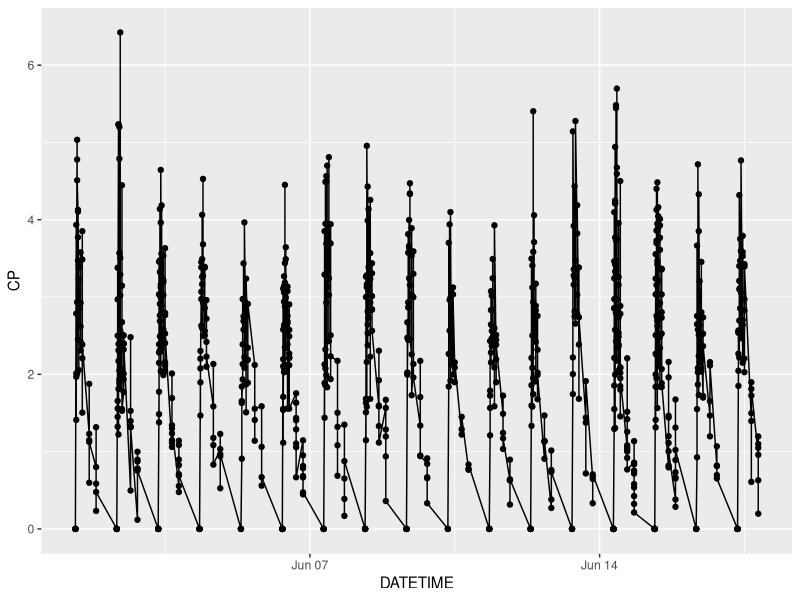
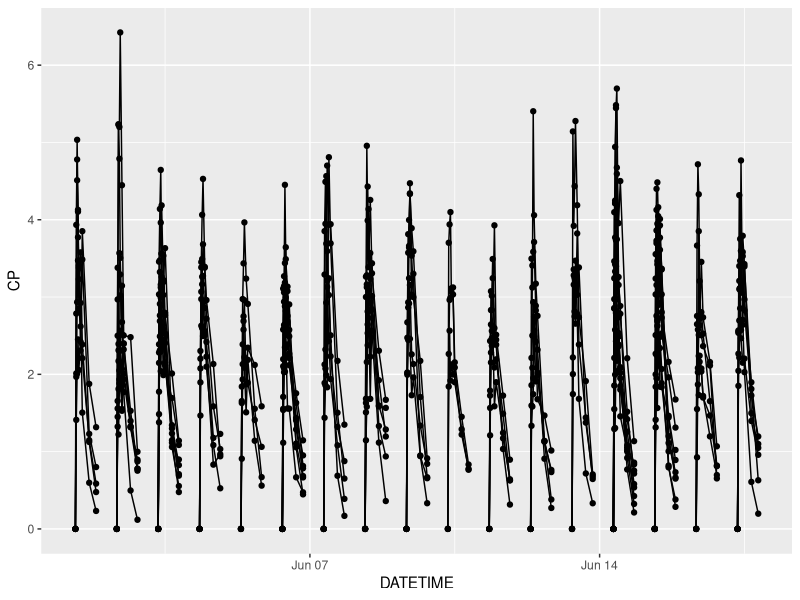
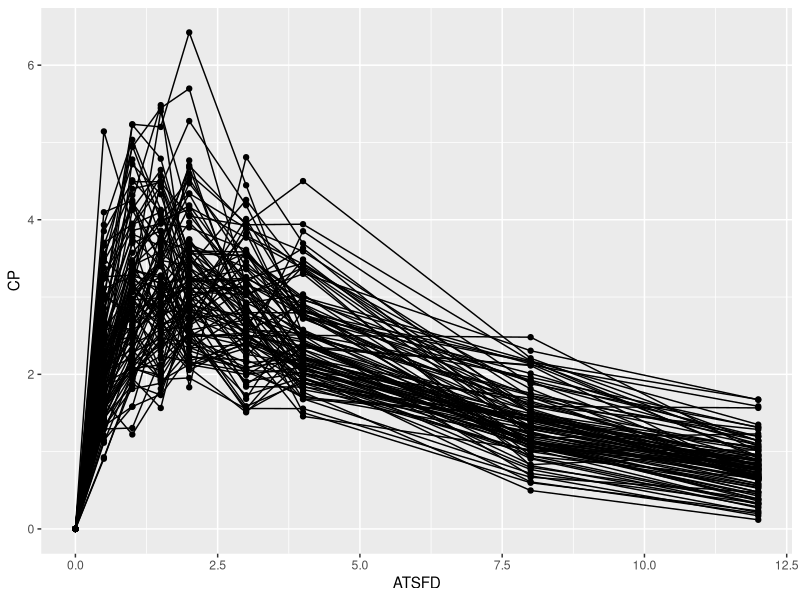
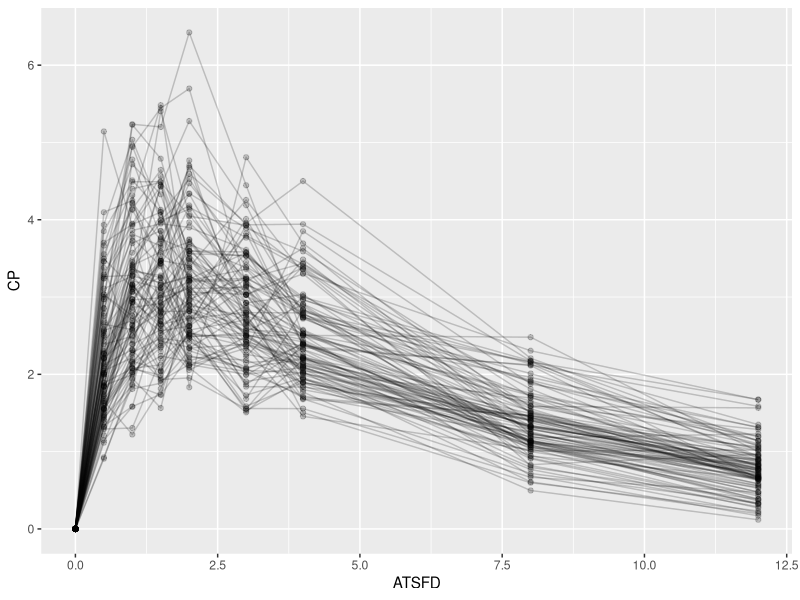
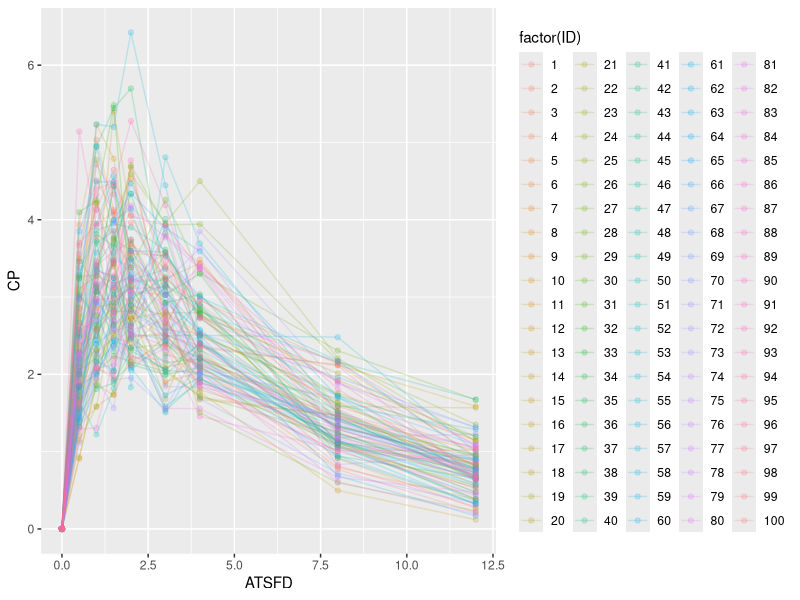
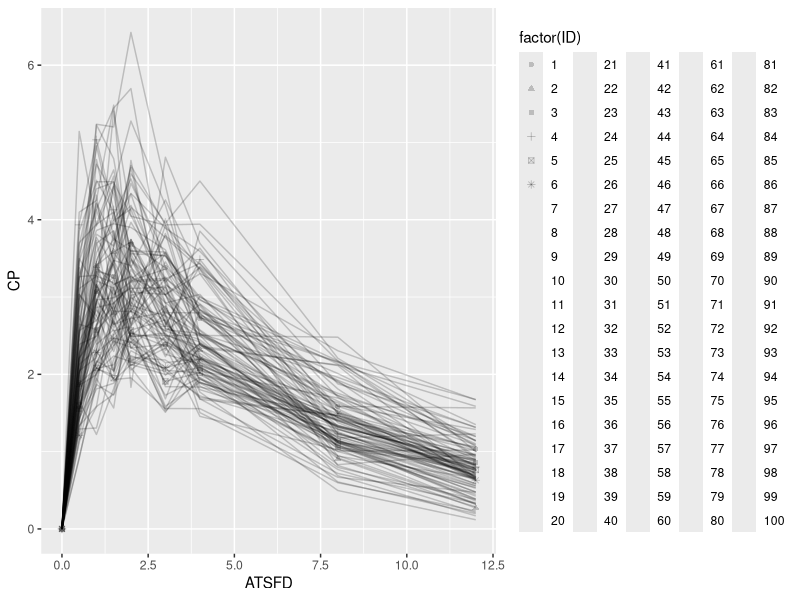
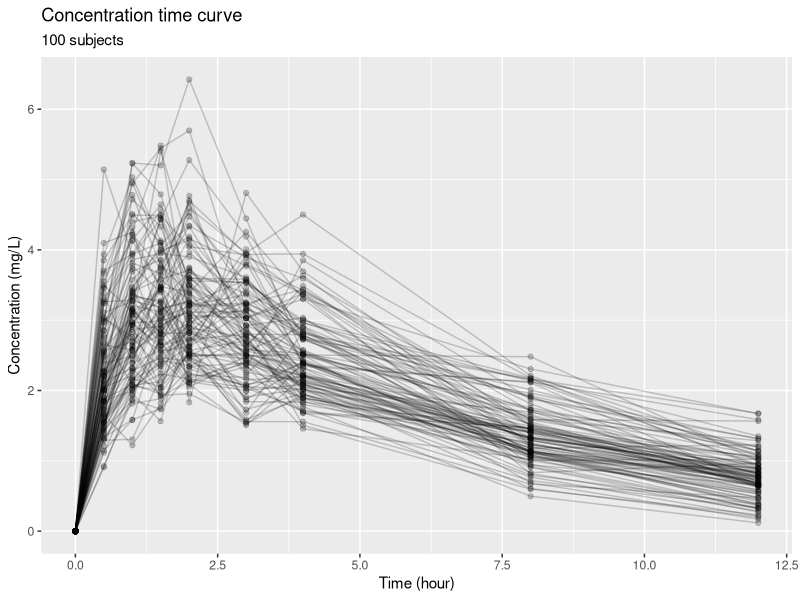
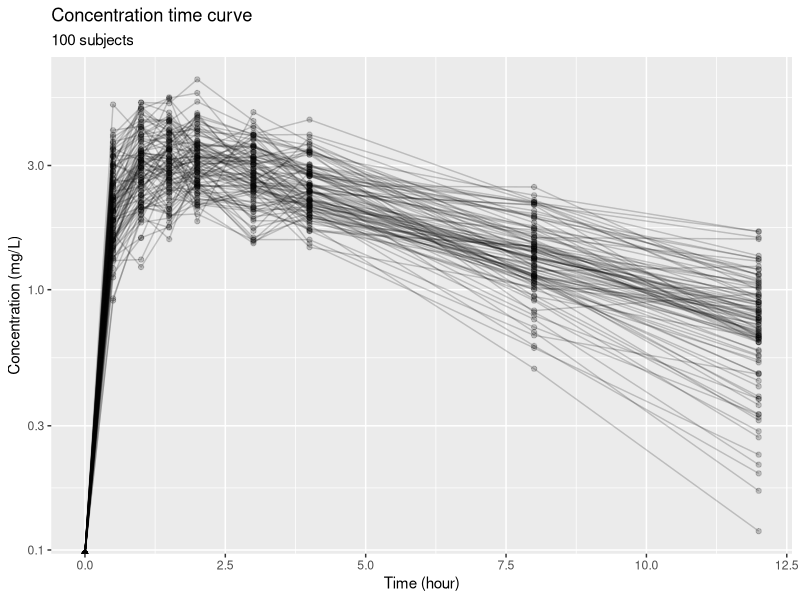

These figures' R source, in order:
## ---- chunk 1
knitr::opts_chunk$set(warning=FALSE, message=FALSE, results=FALSE,
                      fig.width=6, fig.height=4)
## ---- chunk 2
# load the packages will be used in this session
library(tidyverse)
library(lubridate)
## ---- chunk 3
# load the data set will be used in the session

# if you know the column type ahead of time, 
# you can convert column to the right type
data <- read_csv("../data/dataSession1.csv", 
                 col_types = cols(DATE = col_date(format = "%m/%d/%Y"),
                                  TIME = col_time(format = "%H:%M"),
                                  STUDY = col_factor(levels = c("1", "2", "3")), 
                                  SEXF = col_factor(levels = c("0", "1"))))

# check the data type to see if this is what you expected
str(data)
## ---- chunk 4
# if you don't know, if can convert to the correct type later
dataRaw <- read_csv("../data/dataSession1.csv")

# convert data to the right type
dataRightType <- dataRaw %>% 
  mutate(STUDY = factor(STUDY),
         SEXF = factor(SEXF))

str(dataRightType)
## ---- chunk 5
dataRaw %>% 
  mutate(DATE = mdy(DATE))
## ---- chunk 6
# combine date and time into a new column
data <- data %>% 
  mutate(DATETIME = ymd_hms(paste(data$DATE, data$TIME))) %>% 
  relocate(DATETIME, .after = TIME)

# calculate the time difference
data <- data %>% 
  group_by(ID) %>% 
  mutate(firstDateTime = min(DATETIME)) %>% 
  mutate(ATSFD = as.duration(difftime(DATETIME,firstDateTime))/dhours(1)) %>%
  select(-firstDateTime) %>% 
  ungroup() %>% 
  relocate(ATSFD, .after = DATETIME)
## ---- chunk 7
# doesn't look right...
ggplot(data, aes(DATETIME, CP))+
  geom_point()+
  geom_line()
## ---- chunk 8
# better, but subjects start at different time
ggplot(data, aes(DATETIME, CP, group = ID))+
  geom_point()+
  geom_line()
## ---- chunk 9
# looks something acceptable
ggplot(data, aes(ATSFD, CP, group = ID)) + 
  geom_line() + 
  geom_point()

# make it prettier
ggplot(data, aes(ATSFD, CP, group = ID)) + 
  geom_line(alpha=0.2) + # alpha for  transparency  
  geom_point(alpha=0.2)

# maybe try some color or shape? 
# probably not a good idea
ggplot(data, aes(ATSFD, CP, color = factor(ID))) + 
  geom_line(alpha=0.2) + 
  geom_point(alpha=0.2)

ggplot(data, aes(ATSFD, CP, shape = factor(ID))) + 
  geom_line(alpha=0.2) +
  geom_point(alpha=0.2)

# the axis is not informative to many people
ggplot(data, aes(ATSFD, CP, group = ID)) + 
  geom_line(alpha=0.2) + 
  geom_point(alpha=0.2) +
  labs(title = "Concentration time curve",
       subtitle = "100 subjects",
       x = "Time (hour)",
       y = "Concentration (mg/L)")
## ---- chunk 10
# we can save this as a base plot then do further manipulation
concTime <- ggplot(data, aes(ATSFD, CP, group = ID)) + 
  geom_line(alpha=0.2) +
  geom_point(alpha=0.2) +
  labs(title = "Concentration time curve", # format axis labels with `labs()`
       subtitle = "100 subjects",
       x = "Time (hour)",
       y = "Concentration (mg/L)")
## ---- chunk 11
# log scale
concTime + scale_y_log10()

# many journal requires white background 
concTime + scale_y_log10() + theme_bw()
## ---- chunk 12
# plot each individuals
concTime + facet_wrap(~ID) # Cannot see anything

# potential solution: ggforce package
numPages = 4

for (i in seq_len(numPages)) {
  print(concTime + 
          ggforce::facet_wrap_paginate(~ ID, ncol = 5, nrow = 5, page = i))
}
## ---- chunk 13
concTime + facet_grid(~WT < mean(WT))
## ---- chunk 14
ggplot(data, aes(ATSFD, CP)) +
  geom_line(aes(group = ID),alpha = 0.2) + 
  # group cannot be set within ggplot() since geom_smooth does not 
  # need the grouping aesthetic
  geom_point(alpha = 0.2)+ 
  geom_smooth(se = TRUE, method = "loess")+ # other methods check ?geom_smooth
  theme_bw()
## ---- chunk 15
data %>%
  group_by(ATSFD) %>% 
  summarise(AVGCON = mean(CP),
            SDCON = sd(CP)) %>% 
  ggplot(aes(ATSFD, AVGCON))+
  geom_point()+
  geom_line()+
  geom_ribbon(aes(ymin = AVGCON - SDCON, ymax = AVGCON + SDCON), 
              alpha = 0.2)+
  theme_bw()

data %>%
  group_by(ATSFD) %>% 
  summarise(AVGCON = mean(CP),
            SDCON = sd(CP)) %>% 
  ggplot(aes(ATSFD, AVGCON))+
  geom_point()+
  geom_line()+
  geom_errorbar(aes(ymin = AVGCON - SDCON, ymax = AVGCON + SDCON), 
                linetype = 1, 
                size = 0.5)+
  theme_bw()  
## ---- chunk 16
# multiple trend lines
ggplot(data, aes(ATSFD, CP))+
  geom_smooth(aes(color=SEXF), se=TRUE)+
  theme_bw()
## ---- chunk 17
sessionInfo()
